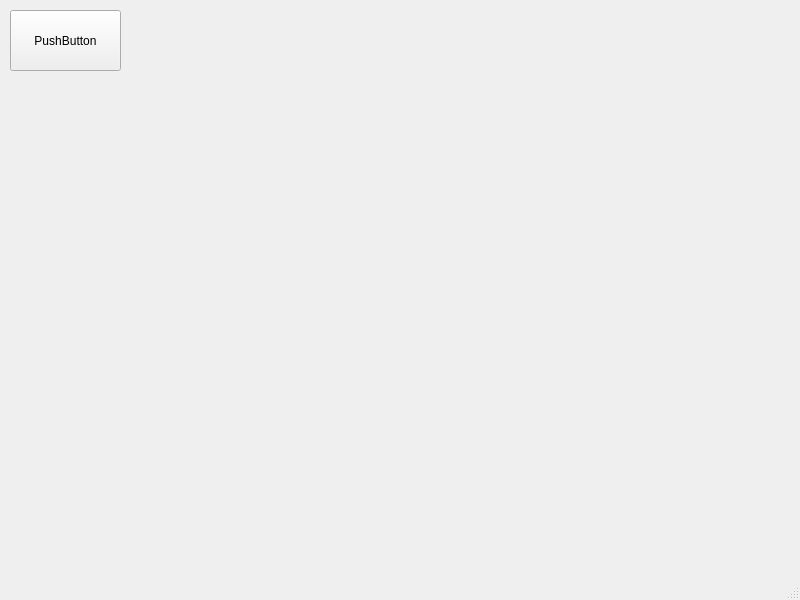
<?xml version="1.0" encoding="UTF-8"?>
<ui version="4.0">
 <class>MainWindow</class>
 <widget class="QMainWindow" name="MainWindow">
  <property name="geometry">
   <rect>
    <x>0</x>
    <y>0</y>
    <width>800</width>
    <height>600</height>
   </rect>
  </property>
  <property name="windowTitle">
   <string>MainWindow</string>
  </property>
  <widget class="QWidget" name="centralwidget">
   <widget class="QPushButton" name="pushButton">
    <property name="geometry">
     <rect>
      <x>10</x>
      <y>10</y>
      <width>111</width>
      <height>61</height>
     </rect>
    </property>
    <property name="text">
     <string>PushButton</string>
    </property>
   </widget>
  </widget>
  <widget class="QMenuBar" name="menubar">
   <property name="geometry">
    <rect>
     <x>0</x>
     <y>0</y>
     <width>800</width>
     <height>26</height>
    </rect>
   </property>
  </widget>
  <widget class="QStatusBar" name="statusbar"/>
 </widget>
 <resources/>
 <connections/>
</ui>
